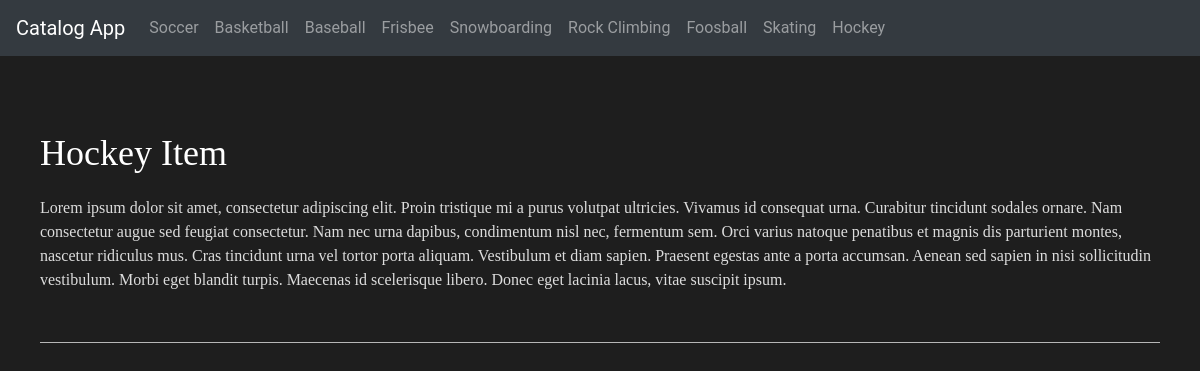
Screenshot of /item/9 with the database file from the repository.
### database_setup.py (models this page shows, shortened)
class Category(Base):
    __tablename__ = 'category'
    id = Column(Integer, primary_key=True)
    title = Column(String(250), nullable=False)

class Item(Base):
    __tablename__ = 'item'
    id = Column(Integer, primary_key=True)
    title = Column(String(250), nullable=False)
    description = Column(Text, nullable=False)
    user_id = Column(Integer, ForeignKey('user.id'))
    user = relationship(User)
    category_id = Column(Integer, ForeignKey('category.id'))
    category = relationship(Category)
    created_at = Column(DateTime, default=datetime.datetime.utcnow)

### app.py (the view)
@app.route('/item/<int:item_id>')
def showItem(item_id):
    print(item_id)
    item = session.query(Item).filter_by(id=item_id).first()
    return render_template('item.html', item=item)

### app.py (called while the page is built)
@app.context_processor
def inject_categories():
    categories_db = session.query(Category).all()
    return dict(categories=categories_db)

@app.context_processor
def inject_login_status():
    state = get_state_token()
    if 'username' in login_session:
        isLoggedIn = True
    else:
        isLoggedIn = False
    return dict(isLoggedIn=isLoggedIn, user_info=login_session, STATE=state)

def get_state_token():
    if 'state' in login_session:
        return login_session['state']
    else:
        state = ''.join(
            random.choice(string.ascii_uppercase + string.digits)
            for x in range(32))
        login_session['state'] = state
        return state

### templates/item.html (shortened to what this page needs)
{% extends "main.html" %}
{% block content %}
<div class="content">
    <p class="title">{{ item.title }}</p>
    <p class="description">{{ item.description }}</p>
    <hr />
</div>
{% endblock %}

### templates/header.html (shortened to what this page needs)
<nav class="navbar navbar-expand-lg navbar-dark bg-dark">
    <a class="navbar-brand" href="{{url_for('main')}}">Catalog App</a>
    <div class="collapse navbar-collapse" id="navbarNav">
      <ul class="navbar-nav">
        {% for category in categories %}
            <li id="{{category.id}}" class="nav-item">
            <a class="nav-link" href="{{url_for('showCategory', category_id=category.id)}}">{{ category.title }}</a>
            </li>
        {% endfor %}
      </ul>
    </div>
  </nav>

### static/styles.css (style rules this page uses)
body { background-color: #1e1e1e; font-family: 'Roboto'; }
.content { padding: 40px; }
.title { font-size: 36px; color: #fff; font-family: 'Roboto-Light'; margin-top: 30px; }
.description { font-size: 16px; color: #ddd; font-family: 'Roboto-Light'; }
hr { background-color: #ccc; margin-top: 50px; margin-bottom: 50px; }

### rows the page displays
Category: title "Soccer"
Category: title "Basketball"
Category: title "Baseball"
Category: title "Frisbee"
Category: title "Snowboarding"
Category: title "Rock Climbing"
Category: title "Foosball"
Category: title "Skating"
Category: title "Hockey"
Item: title "Hockey Item", description "Lorem ipsum dolor sit amet, consectetur adipiscing elit. Proin tristique mi a purus volutpat ultricies. Vivamus id consequat urna. Curabitur tincidunt sodales ornare. Nam consectetur augue sed feugiat consectetur. Nam nec urna dapibus, condimentum nisl nec, fermentum sem. Orci varius natoque penatibus et magnis dis parturient montes, nascetur ridiculus mus. Cras tincidunt urna vel tortor porta aliquam. Vestibulum et diam sapien. Praesent egestas ante a porta accumsan. Aenean sed sapien in nisi sollicitudin vestibulum. Morbi eget blandit turpis. Maecenas id scelerisque libero. Donec eget lacinia lacus, vitae suscipit ipsum."
